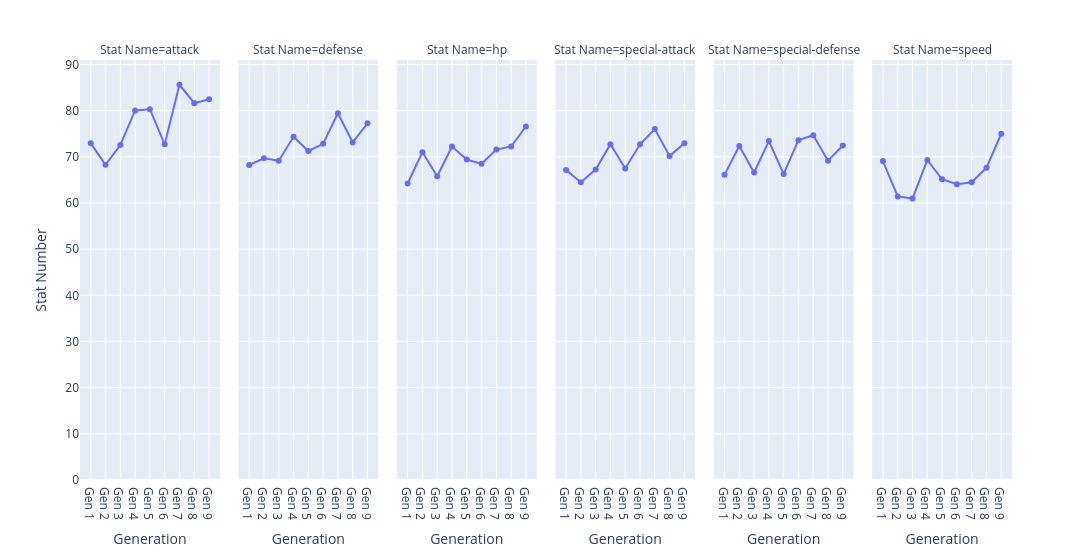

This figure's notebook cell:
### Code cell
base_lg = px.line(
    dfs,
    x = 'gen_num',
    y = 'base_stat',
    facet_col = 'stat_name',
    labels = {
        'gen_num': 'Generation',
        'base_stat': 'Stat Number',
        'stat_name': 'Stat Name'
    },
    width = 2000,
    markers = True
)

base_lg.update_yaxes(rangemode='tozero')

base_lg.show()

### Figure 1 — Plotly figure (JSON) as saved in the notebook; plotly's stock layout.template omitted (floating-point values rounded to 4 significant figures)
{"data": [{"hovertemplate": "Stat Name=attack<br>Generation=%{x}<br>Stat Number=%{y}<extra></extra>", "legendgroup": "", "line": {"color": "#636efa", "dash": "solid"}, "marker": {"symbol": "circle"}, "mode": "lines+markers", "name": "", "orientation": "v", "showlegend": false, "type": "scatter", "x": ["Gen 1", "Gen 2", "Gen 3", "Gen 4", "Gen 5", "Gen 6", "Gen 7", "Gen 8", "Gen 9"], "xaxis": "x", "y": [72.91, 68.26, 72.54, 80.04, 80.31, 72.7, 85.6, 81.62, 82.46], "yaxis": "y"}, {"hovertemplate": "Stat Name=defense<br>Generation=%{x}<br>Stat Number=%{y}<extra></extra>", "legendgroup": "", "line": {"color": "#636efa", "dash": "solid"}, "marker": {"symbol": "circle"}, "mode": "lines+markers", "name": "", "orientation": "v", "showlegend": false, "type": "scatter", "x": ["Gen 1", "Gen 2", "Gen 3", "Gen 4", "Gen 5", "Gen 6", "Gen 7", "Gen 8", "Gen 9"], "xaxis": "x2", "y": [68.23, 69.69, 69.15, 74.35, 71.27, 72.8, 79.43, 73.11, 77.25], "yaxis": "y2"}, {"hovertemplate": "Stat Name=hp<br>Generation=%{x}<br>Stat Number=%{y}<extra></extra>", "legendgroup": "", "line": {"color": "#636efa", "dash": "solid"}, "marker": {"symbol": "circle"}, "mode": "lines+markers", "name": "", "orientation": "v", "showlegend": false, "type": "scatter", "x": ["Gen 1", "Gen 2", "Gen 3", "Gen 4", "Gen 5", "Gen 6", "Gen 7", "Gen 8", "Gen 9"], "xaxis": "x3", "y": [64.21, 70.98, 65.78, 72.23, 69.39, 68.48, 71.55, 72.24, 76.56], "yaxis": "y3"}, {"hovertemplate": "Stat Name=special-attack<br>Generation=%{x}<br>Stat Number=%{y}<extra></extra>", "legendgroup": "", "line": {"color": "#636efa", "dash": "solid"}, "marker": {"symbol": "circle"}, "mode": "lines+markers", "name": "", "orientation": "v", "showlegend": false, "type": "scatter", "x": ["Gen 1", "Gen 2", "Gen 3", "Gen 4", "Gen 5", "Gen 6", "Gen 7", "Gen 8", "Gen 9"], "xaxis": "x4", "y": [67.14, 64.5, 67.25, 72.71, 67.48, 72.7, 76.0, 70.18, 72.96], "yaxis": "y4"}, {"hovertemplate": "Stat Name=special-defense<br>Generation=%{x}<br>Stat Number=%{y}<extra></extra>", "legendgroup": "", "line": {"color": "#636efa", "dash": "solid"}, "marker": {"symbol": "circle"}, "mode": "lines+markers", "name": "", "orientation": "v", "showlegend": false, "type": "scatter", "x": ["Gen 1", "Gen 2", "Gen 3", "Gen 4", "Gen 5", "Gen 6", "Gen 7", "Gen 8", "Gen 9"], "xaxis": "x5", "y": [66.09, 72.34, 66.59, 73.4, 66.3, 73.61, 74.66, 69.16, 72.45], "yaxis": "y5"}, {"hovertemplate": "Stat Name=speed<br>Generation=%{x}<br>Stat Number=%{y}<extra></extra>", "legendgroup": "", "line": {"color": "#636efa", "dash": "solid"}, "marker": {"symbol": "circle"}, "mode": "lines+markers", "name": "", "orientation": "v", "showlegend": false, "type": "scatter", "x": ["Gen 1", "Gen 2", "Gen 3", "Gen 4", "Gen 5", "Gen 6", "Gen 7", "Gen 8", "Gen 9"], "xaxis": "x6", "y": [69.07, 61.41, 60.96, 69.31, 65.14, 64.08, 64.48, 67.65, 74.99], "yaxis": "y6"}], "layout": {"annotations": [{"font": {}, "showarrow": false, "text": "Stat Name=attack", "x": 0.075, "xanchor": "center", "xref": "paper", "y": 1, "yanchor": "bottom", "yref": "paper"}, {"font": {}, "showarrow": false, "text": "Stat Name=defense", "x": 0.245, "xanchor": "center", "xref": "paper", "y": 1, "yanchor": "bottom", "yref": "paper"}, {"font": {}, "showarrow": false, "text": "Stat Name=hp", "x": 0.415, "xanchor": "center", "xref": "paper", "y": 1, "yanchor": "bottom", "yref": "paper"}, {"font": {}, "showarrow": false, "text": "Stat Name=special-attack", "x": 0.585, "xanchor": "center", "xref": "paper", "y": 1, "yanchor": "bottom", "yref": "paper"}, {"font": {}, "showarrow": false, "text": "Stat Name=special-defense", "x": 0.755, "xanchor": "center", "xref": "paper", "y": 1, "yanchor": "bottom", "yref": "paper"}, {"font": {}, "showarrow": false, "text": "Stat Name=speed", "x": 0.925, "xanchor": "center", "xref": "paper", "y": 1, "yanchor": "bottom", "yref": "paper"}], "legend": {"tracegroupgap": 0}, "margin": {"t": 60}, "width": 2000, "xaxis": {"anchor": "y", "domain": [0, 0.15], "title": {"text": "Generation"}}, "xaxis2": {"anchor": "y2", "domain": [0.17, 0.32], "matches": "x", "title": {"text": "Generation"}}, "xaxis3": {"anchor": "y3", "domain": [0.34, 0.49], "matches": "x", "title": {"text": "Generation"}}, "xaxis4": {"anchor": "y4", "domain": [0.51, 0.66], "matches": "x", "title": {"text": "Generation"}}, "xaxis5": {"anchor": "y5", "domain": [0.68, 0.83], "matches": "x", "title": {"text": "Generation"}}, "xaxis6": {"anchor": "y6", "domain": [0.85, 1], "matches": "x", "title": {"text": "Generation"}}, "yaxis": {"anchor": "x", "domain": [0, 1], "rangemode": "tozero", "title": {"text": "Stat Number"}}, "yaxis2": {"anchor": "x2", "domain": [0, 1], "matches": "y", "rangemode": "tozero", "showticklabels": false}, "yaxis3": {"anchor": "x3", "domain": [0, 1], "matches": "y", "rangemode": "tozero", "showticklabels": false}, "yaxis4": {"anchor": "x4", "domain": [0, 1], "matches": "y", "rangemode": "tozero", "showticklabels": false}, "yaxis5": {"anchor": "x5", "domain": [0, 1], "matches": "y", "rangemode": "tozero", "showticklabels": false}, "yaxis6": {"anchor": "x6", "domain": [0, 1], "matches": "y", "rangemode": "tozero", "showticklabels": false}}}
